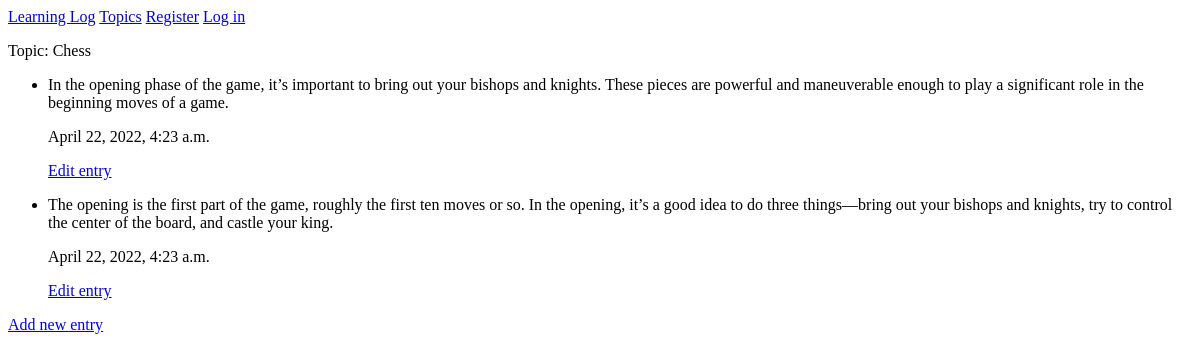
The app's page /topics/1/, older data.
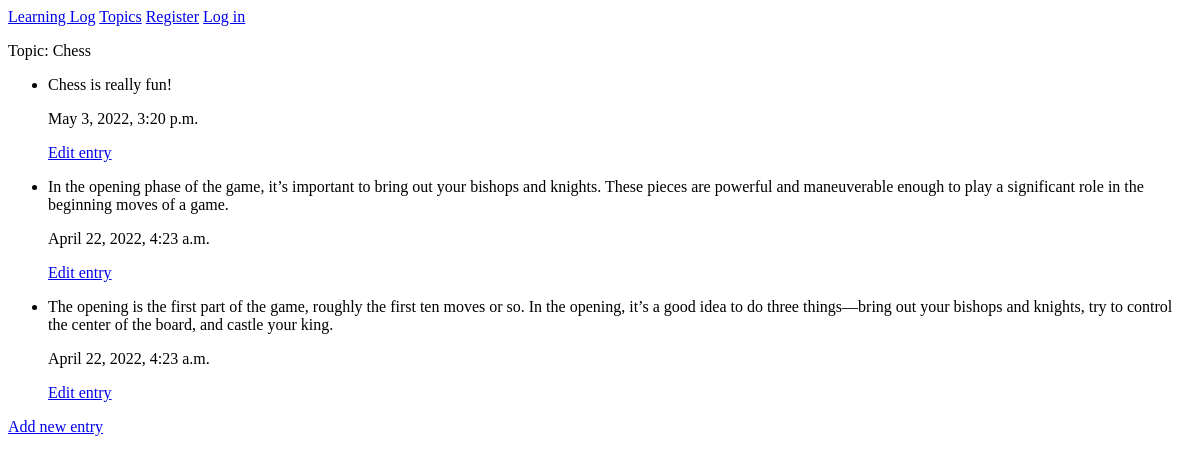
The same page, newer data.
### MainApp/models.py (models this page shows, shortened)
class Topic(models.Model):
    text = models.CharField(max_length = 200)
    date_added = models.DateTimeField(auto_now_add = True)
    def __str__(self):
        return self.text

class Entry(models.Model):
    topic = models.ForeignKey(Topic, on_delete = models.CASCADE)
    text = models.TextField()
    date_added = models.DateTimeField(auto_now_add = True)
    class Meta:
        verbose_name_plural = 'entries'

### MainApp/views.py (the view)
# urls.py: path('topics/<int:topic_id>/',views.topic, name='topic'),
def topic(request, topic_id):
    topic = Topic.objects.get(id=topic_id)
    entries = topic.entry_set.order_by('-date_added')
    context = {'topic':topic,'entries':entries}
    return render(request, 'MainApp/topic.html', context)

### MainApp/templates/mainapp/topic.html
{% extends "MainApp/base.html" %}
{% block content %}
<p>
    Topic: {{ topic }}
</p>
<ul>
    {% for e in entries %}
    <li>
        <p> {{ e.text }}</p>
        <p> {{ e.date_added }}</p>
        <p><a href="{% url 'MainApp:edit_entry' e.id %}">Edit entry</a></p>
    </li>
    {% empty %}
    <li> There are no entries for this topic yet.</li>
    {% endfor %}
</ul>
<p><a href="{% url 'MainApp:new_entry' topic.id %}">Add new entry</a></p>
{% endblock content %}

### MainApp/templates/mainapp/base.html
<p>
    <a href="{% url 'MainApp:index' %}">Learning Log</a>
    <a href = "{% url 'MainApp:topics' %}">Topics</a>
{% if user.is_authenticated %}
    Hello, {{ user.username }}.
    <a href = "{% url 'users:logout' %}">Log out</a>
{% else %}
    <a href = "{% url 'users:register' %}">Register</a>
    <a href = "{% url 'users:login' %}">Log in</a>
{% endif %}
</p>
{% block content %}
{% endblock content %}

Row changes from the older to the newer data that the page shows:
added Entry: text "Chess is really fun!", date_added "May 3, 2022, 3:20 p.m."
